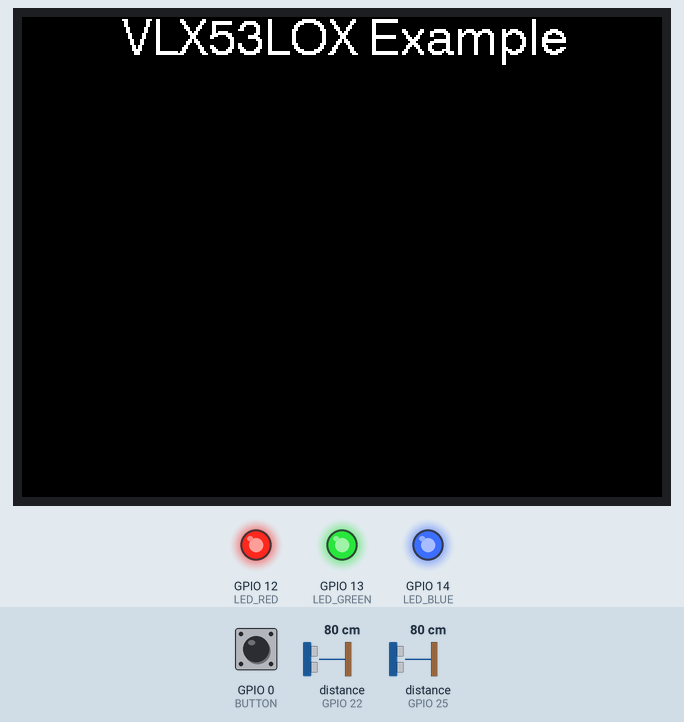
Bench run of a program on a simulated ESP32. On the bench: 320×240 colour display, output pins drawn as LEDs (lit = HIGH). The inputs (shaded band) are chosen by the test bench; at power-on: GPIO 0 (BUTTON) HIGH, distance to the obstacle (sensors on GPIO 22, GPIO 25) 80 cm. WiFi joins after 1.5 s; servers stay silent unless stated; no MQTT or app messages arrive unless stated; what the program prints to the serial monitor is not drawn.

Above: at 8.9 s.
9.0 s: GPIO 0 (BUTTON) pulled LOW for 0.15 s
At 10.2 s:
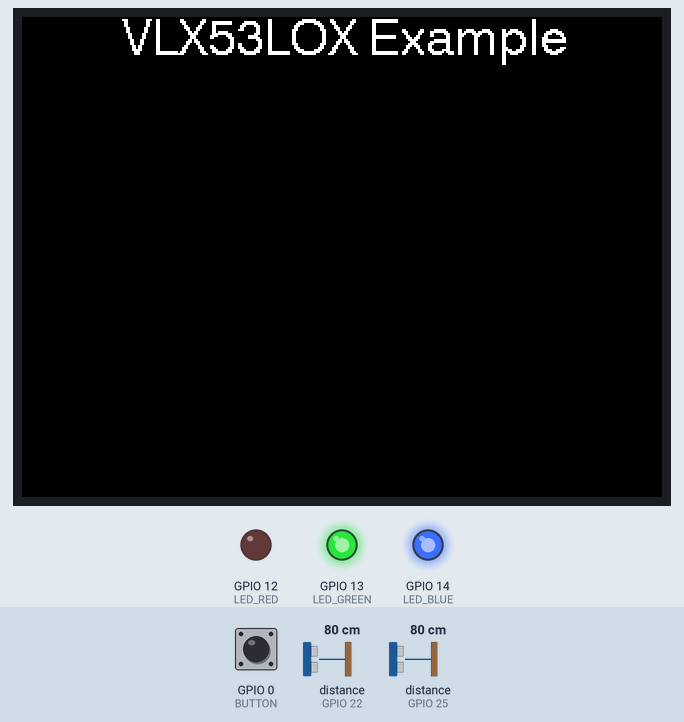
10.6 s: GPIO 0 (BUTTON) pulled LOW for 1 s
At 12.3 s:
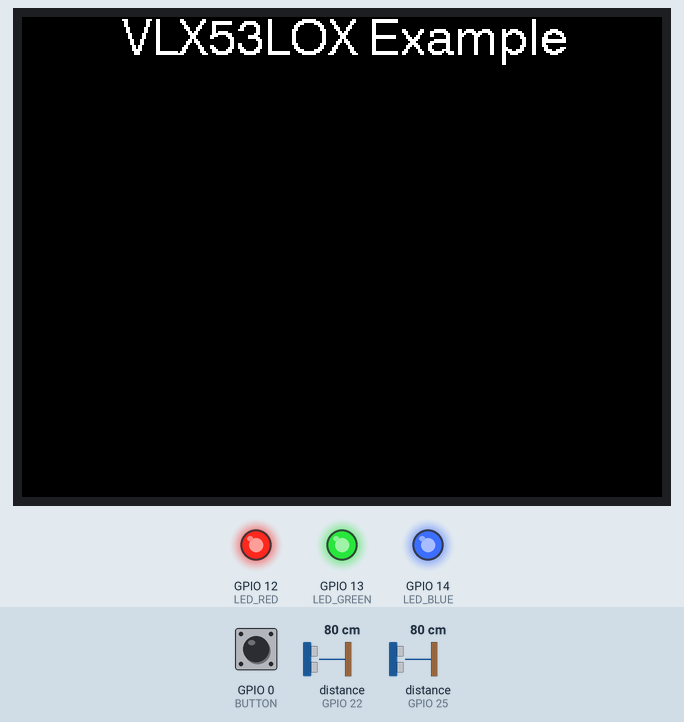
Timing chart, 0 to 13.8 s (numbered marks = the images above; inputs shaded):
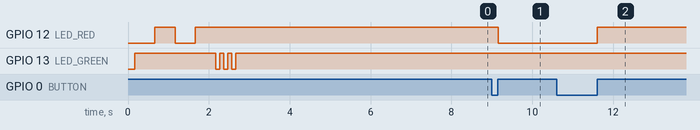

Measured:
- after the input at 9.0 s, GPIO 12 (LED_RED): HIGH → LOW after 0.16 s
- after the input at 10.6 s, GPIO 12 (LED_RED): LOW → HIGH after 1.0 s

The program:

main.cpp
```cpp
#include <M5Stack.h>
#include <WiFiUdp.h>
#include <ArduinoOTA.h>
#include <PubSubClient.h>
#include <Ticker.h>
#include <Wire.h>
#include <VL53L0X.h>
#include "string.h"

#define BUTTON          0                                    // (Don't Change for Sonoff) 定义按钮的 gpio
#define LED_GREEN       13                                   // (Don't Change for Sonoff) 定义LED灯的GPIO
#define LED_RED         12
#define LED_BLUE        14
/******************************************* 定义 VL53L0X XSHUT接口  **************************************************/

#define  XSHUT1_PIN 16  // 定义sensor1 的 XSHUT 接口
#define  XSHUT2_PIN 17  // 定义sensor2 的 XSHUT 接口

#define VERSION    "\n\n------------------  VL53L0X v1.00  ------------------"

// 取消注释可输出传感器串口信息
#define PRINT_SERIAL_DEBUG

// Uncomment this line to use long range mode. This
// increases the sensitivity of the sensor and extends its
// potential range, but increases the likelihood of getting
// an inaccurate reading because of reflections from objects
// other than the intended target. It works best in dark
// conditions.

// 取消注释可以增强检测距离，默认1.8米
// #define LONG_RANGE

// Uncomment ONE of these two lines to get
// - higher speed at the cost of lower accuracy OR
// - higher accuracy at the cost of lower speed

// 取消注释可以开启高速模式
#define HIGH_SPEED
// 取消注释可以开启精准模式
 //#define HIGH_ACCURACY

const char* wifi1_ssid = "KingHone_2.4";
const char* wifi1_passwd = "JayKing0912";
const char* wifi2_ssid = "king";
const char* wifi2_passwd = "JayKing0912";
const char* mqtt_user = "mqtt";
const char* mqtt_password = "1qaz2wsx";
int mqtt_port = 1883;
// 使用HIVEMQ 的信息中转服务
const char* mqtt_server = "10.0.0.142";
// 订阅信息主题
const char* TOPIC = "VL53L0X/zhuwei_vl53l0x";
const char* SUB_TOPIC = "VL53L0X/zhuwei_vl53l0x/cmd";
char* Topic_sensor1 = new char[100]();
char* Topic_sensor2 = new char[100]();
char* client_id =  new char[100]();
bool requestRestart = false;                                 // (Do not Change) 控制是否重启
unsigned long run_time;


/******************************************* 定义 传感器变量 **************************************************/
VL53L0X sensor1;                                         // 初始化传感器库
VL53L0X sensor2;                                         // 初始化传感器库
uint16_t last_dist_1;                                            // 初始化距离变量
uint16_t last_dist_2;                                            // 初始化距离变量

// 主循环延迟时间
int delay_time = 0;

// 距离产生多大的变化才发送消息
int change_num = 50;
unsigned long count = 0;                                     // (Do not Change) 用于长按计数

// extern "C" {                                                // 告诉编译器，大括号里面的代码使用C语言编译
//   #include "user_interface.h"                               // 引入 Arduino 网络库 user_interface 应该是 WiFiClient 需要
// }

WiFiClient wifiClient;                                        // 初始化 WiFiClient 对象
PubSubClient client(wifiClient);  // 初始化 PubSubClient 对象
Ticker btn_timer;                                             // 初始化 Ticker 对象

void callback(char* topic, byte* payload, unsigned int length) {                     // 监听mqtt指令
  Serial.println ("callback ...");
  String mqtt_message;
  for (int i=0;i<(int)length;i++){
    Serial.println((char)payload[i]);
    mqtt_message += (char)payload[i];
  }
  Serial.print("mqtt_message:");
  Serial.println(mqtt_message);
  if (mqtt_message.equals(String("reset"))) {
    Serial.println ("Reset ...");
    requestRestart = true;
  }
}

bool sensor_online_chack() {
    int count = 0;
    Serial.println ("I2C scanner. Scanning ...");
    for (byte i = 1; i < 120; i++)
    {
        Wire.beginTransmission (i);
        if (Wire.endTransmission () == 0)
        {
            Serial.print ("Found address: ");
            Serial.print (i, DEC);
            Serial.print (" (0x");
            Serial.print (i, HEX);
            Serial.println (")");
            count++;
            delay (1);
        }
    }
    Serial.print (count);
    if ((count = 2))
    {
        return true;
    }
    else
    {
        return false;
    }
}

void sensor_setup() {
    pinMode(XSHUT2_PIN, OUTPUT);
    pinMode(XSHUT1_PIN, OUTPUT);
    digitalWrite(XSHUT1_PIN, LOW);
    digitalWrite(XSHUT2_PIN, LOW);
    delay(500);
    Wire.begin();
    pinMode(XSHUT1_PIN, INPUT);
    delay(150);
    Serial.print("sensor_1 initing.....");
    sensor1.init(true);
    delay(100);
    sensor1.setAddress((uint8_t)22);
    Serial.println("done.");
    pinMode(XSHUT2_PIN, INPUT);
    delay(150);
    sensor2.init(true);
    Serial.print("sensor_2 initing.....");
    delay(100);
    sensor2.setAddress((uint8_t)25);
    Serial.println("done.");

    sensor1.setTimeout(500);
    sensor2.setTimeout(500);

    #if defined LONG_RANGE
      // lower the return signal rate limit (default is 0.25 MCPS)
      sensor1.setSignalRateLimit(0.3);
      // increase laser pulse periods (defaults are 14 and 10 PCLKs)
      sensor1.setVcselPulsePeriod(VL53L0X::VcselPeriodPreRange, 18);
      sensor1.setVcselPulsePeriod(VL53L0X::VcselPeriodFinalRange, 14);
      // lower the return signal rate limit (default is 0.25 MCPS)
      sensor2.setSignalRateLimit(0.3);
      // increase laser pulse periods (defaults are 14 and 10 PCLKs)
      sensor2.setVcselPulsePeriod(VL53L0X::VcselPeriodPreRange, 18);
      sensor2.setVcselPulsePeriod(VL53L0X::VcselPeriodFinalRange, 14);
    #endif

    #if defined HIGH_SPEED
      // reduce timing budget to 20 ms (default is about 33 ms)
      // 如果传感器数值跳的误触厉害，可以适当的加大这个数值
      sensor1.setMeasurementTimingBudget(20000);
      sensor2.setMeasurementTimingBudget(20000);
    #elif defined HIGH_ACCURACY
      // increase timing budget to 200 ms
      sensor1.setMeasurementTimingBudget(30000);
      sensor2.setMeasurementTimingBudget(30000);
    #endif
    sensor1.startContinuous();
    sensor2.startContinuous();
}

void blinkLED(int pin, int duration, int n) {
  for(int i=0; i<n; i++)  {
    digitalWrite(pin, LOW);
    delay(duration);
    digitalWrite(pin, HIGH);
    delay(duration);
  }
}

void button() {
  if (!digitalRead(BUTTON)) {
    count++;
  }
  else {
    if (count > 1 && count <= 40) {
      digitalWrite(LED_RED, !digitalRead(LED_RED));
    }
    else if (count >40){
      Serial.println("\n\nSonoff Rebooting . . . . . . . . Please Wait");
      requestRestart = true;
    }
    count=0;
  }
}

void checkConnection() { // 如果wifi或者mqtt断开,就重启开发板
  if (WiFi.status() == WL_CONNECTED)  {
  }
  else {
    Serial.println("WiFi connection . . . . . . . . . . LOST");
    requestRestart = true;
  }
}

void mqtt_reconnect() {
  while (!client.connected()) {
    Serial.print("Attempting MQTT connection...");
    // Attempt to connect
    if (client.connect(client_id,mqtt_user,mqtt_password)) {
      Serial.println("connected");
      // 连接成功时订阅主题
      client.subscribe(SUB_TOPIC);
    } else {
      Serial.print("failed, rc=");
      Serial.print(client.state());
      Serial.println(" try again in 5 seconds");
      // Wait 5 seconds before retrying
      delay(5000);
    }
  }
}

void get_dist(){
  uint16_t dist_1 = sensor1.readRangeContinuousMillimeters();
  uint16_t dist_2 = sensor2.readRangeContinuousMillimeters();
  #if defined PRINT_SERIAL_DEBUG
    Serial.print("sensor1:");
    Serial.print(dist_1);
    Serial.print(" last_dist_1:");
    Serial.print(last_dist_1);
    Serial.print(" sensor2:");
    Serial.print(dist_2);
    Serial.print(" last_dist_2:");
    Serial.println(last_dist_2);
  #endif

  if ((dist_1 > last_dist_1 + change_num && dist_1 > 0 ) || (dist_1 < last_dist_1 - change_num && dist_1 > 0)){
    run_time = millis();
    last_dist_1 = dist_1;
    char message_buff[80];
    String pubString = "{\"dist\": " + String(last_dist_1) + ",\"time\":" + String(run_time) + "}";
    pubString.toCharArray(message_buff, pubString.length()+1);
    client.publish(Topic_sensor1, message_buff);
  }
  if ((dist_2 > last_dist_2 + change_num && dist_2  > 0) || (dist_2 < last_dist_2 - change_num && dist_2  > 0)){
    run_time = millis();
    last_dist_2 = dist_2;
    char message_buff[80];
    String pubString = "{\"dist\": " + String(last_dist_2) + ",\"time\":" + String(run_time) + "}";
    pubString.toCharArray(message_buff, pubString.length()+1);
    client.publish(Topic_sensor2, message_buff);
  }
  // 如果传感器掉线则重启
  if (dist_1 == 65535 ){
    requestRestart = true;
    char message_buff[80];
    String pubString = "{\"logger\": \"[ERROR] sensor_1 lost\"}";
    pubString.toCharArray(message_buff, pubString.length()+1);
    client.publish(Topic_sensor2, message_buff);
  }
  if (dist_2 == 65535 ){
    requestRestart = true;
    char message_buff[80];
    String pubString = "{\"logger\": \"[ERROR] sensor_2 lost\"}";
    pubString.toCharArray(message_buff, pubString.length()+1);
    client.publish(Topic_sensor2, message_buff);
  }
}

bool wifi_setup(const char *ssid,const char *passwd){
  int wifi_connect_chack_num = 10;
  WiFi.mode(WIFI_STA);
  WiFi.begin(ssid, passwd);
  Serial.printf("\nConnecting to %s Wifi.",ssid);
  while (WiFi.status() != WL_CONNECTED && wifi_connect_chack_num--){
    blinkLED(LED_RED,500,1);
    Serial.print(" .");
  }
  if (WiFi.status() == WL_CONNECTED){
    Serial.println(" DONE");
    Serial.print("IP Address is: "); Serial.println(WiFi.localIP());
    blinkLED(LED_GREEN,100,3);
    return true;
  }
  else{
    Serial.println(" WiFi FAILED!");
    Serial.println("\n----------------------------------------------------------------");
    return false;
  }
}

void setup() {
  //---osmar
  M5.begin();
  M5.Lcd.setCursor(50, 0, 4);
  M5.Lcd.println(("VLX53LOX Example"));
  M5.Lcd.sleep();
  //---osmar

  // 设置 LED gpio口方向 OUTPUT
  pinMode(LED_GREEN, OUTPUT);
  pinMode(LED_RED, OUTPUT);
  pinMode(LED_BLUE, OUTPUT);
  pinMode(BUTTON, INPUT);  // 设置 BUTTON gpio口方向 INPUT
  digitalWrite(LED_GREEN, HIGH);
  digitalWrite(LED_RED, HIGH);
  digitalWrite(LED_BLUE, HIGH);

  Serial.begin(115200);  // 初始化 Serial

  btn_timer.attach(0.05, button);   // 每 0.05 秒,执行 button 方法

  client.setServer(mqtt_server,mqtt_port);
  client.setCallback(callback);    // 设置 mqtt 返回函数

  // Serial.println(VERSION);  // 输出固件版本到串口中 println 的意思是带回车输出
  // Serial.print("\nUnit ID: ");
  // Serial.print("esp8266-");
  // Serial.println(ESP.getChipId(), HEX); // 将ESP8266芯片ID作为32位整数返回 再编成16进制

  // WIFI Connecting
  while (WiFi.status() != WL_CONNECTED){
    if (wifi_setup(wifi1_ssid,wifi1_passwd)){
      delay(500);
    }
    else if (wifi_setup(wifi2_ssid,wifi2_passwd)){
      delay(500);
    }
  }

  // OTA
  // Hostname defaults to esp8266-[ChipID]
  //ArduinoOTA.setHostname(MQTT_CLIENT);
  // Authentication
  //ArduinoOTA.setPassword((const char *)"passwd");
  ArduinoOTA.onStart([]() {   // OTA升级开始的方法
    Serial.println("Start");
  });
  ArduinoOTA.onEnd([]() {     // 定义OTA升级结束后方法
    Serial.println("\nEnd");
  });
  ArduinoOTA.onProgress([](unsigned int progress, unsigned int total) { // OTA升级时候的输出
    Serial.printf("Progress: %u%%\r", (progress / (total / 100)));
  });
  ArduinoOTA.onError([](ota_error_t error) {    // 定义 OTA 升级出错代码
    Serial.printf("Error[%u]: ", error);
    if (error == OTA_AUTH_ERROR) Serial.println("Auth Failed");
    else if (error == OTA_BEGIN_ERROR) Serial.println("Begin Failed");
    else if (error == OTA_CONNECT_ERROR) Serial.println("Connect Failed");
    else if (error == OTA_RECEIVE_ERROR) Serial.println("Receive Failed");
    else if (error == OTA_END_ERROR) Serial.println("End Failed");
  });
  ArduinoOTA.begin();   // 初始化 OTA
  delay(500);
  sensor_setup();

  String Str_sensor_1 = String(TOPIC) + "/sensor1\0";
  Str_sensor_1.toCharArray(Topic_sensor1,Str_sensor_1.length()+1);
  Serial.println(Str_sensor_1);
  String Str_sensor_2 = String(TOPIC) + "/sensor2\0";
  Str_sensor_2.toCharArray(Topic_sensor2,Str_sensor_2.length()+1);
  Serial.println(Str_sensor_2);
  // String Str_clinet_id = "ESP8266-" + String(ESP.getChipId(),HEX) + "\0";
  // Str_clinet_id.toCharArray(client_id,Str_clinet_id.length()+1);
}

void loop() {
  // 检查mqtt连接
  if (!client.connected()) {
    mqtt_reconnect();
  }
  // OTA
  ArduinoOTA.handle();
  // mqtt 连接后必须函数
  client.loop();
  // 获取距离
  get_dist();
  // 重启开发板
  if (requestRestart){
    Serial.println("Restart ...");
    //ESP.reset();
    M5.Power.reset();

  }
  delay(delay_time);
}
```
